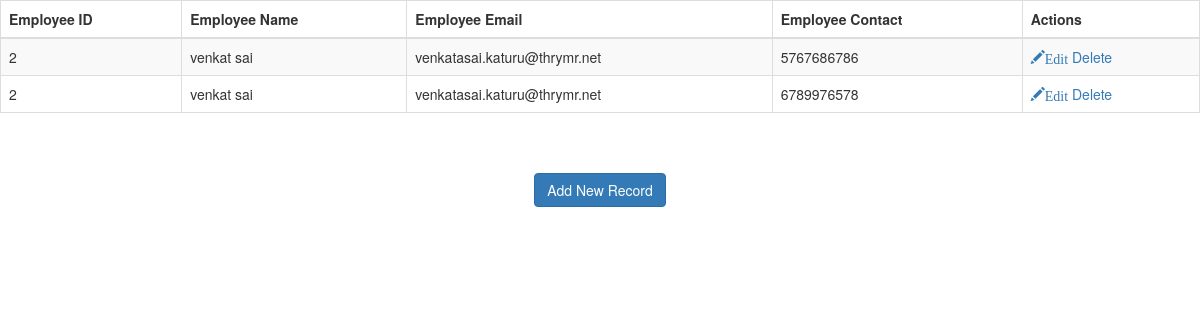
The page /show on the database as committed earlier.
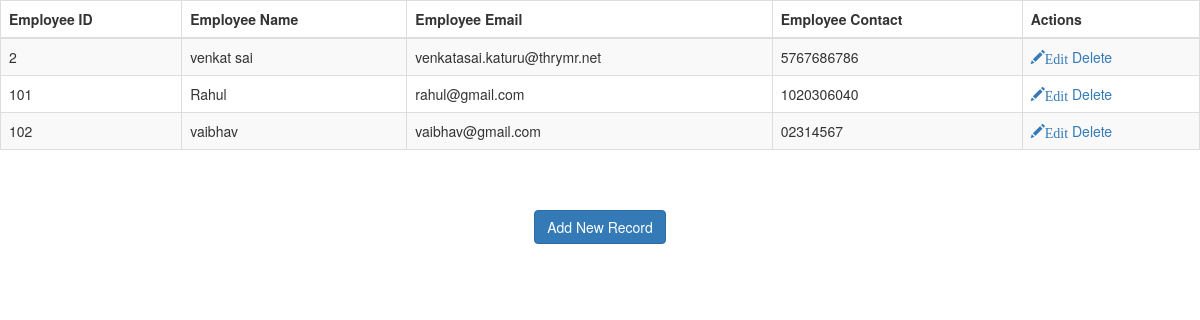
The same page on the database as committed later.
### employee/models.py (models this page shows)
class Employee(models.Model):
    eid = models.CharField(max_length=20)
    ename = models.CharField(max_length=100)
    email = models.EmailField()
    econtact = models.CharField(max_length=15)

### employee/views.py (the view)
# urls.py: path('show', views.show),
def show(request):
    employees = Employee.objects.all()
    return render(request,"show.html",{'employees':employees})

### employee/templates/show.html (shortened to what this page needs)
<!DOCTYPE html>
<html lang="en">
<head>
  <link rel="stylesheet" href="https://maxcdn.bootstrapcdn.com/bootstrap/3.4.1/css/bootstrap.min.css">
</head>
<body>
<table class="table table-striped table-bordered table-sm">
    <thead class="thead-dark">
    <tr>
        <th>Employee ID</th>
        <th>Employee Name</th>
        <th>Employee Email</th>
        <th>Employee Contact</th>
        <th>Actions</th>
    </tr>
    </thead>
    <tbody>
{% for employee in employees %}
    <tr>
        <td>{{ employee.eid }}</td>
        <td>{{ employee.ename }}</td>
        <td>{{ employee.email }}</td>
        <td>{{ employee.econtact }}</td>
        <td>
            <a href="/edit/{{ employee.id }}"><span class="glyphicon glyphicon-pencil" >Edit</span></a>
            <a href="/delete/{{ employee.id }}">Delete</a>
        </td>
    </tr>
{% endfor %}
    </tbody>
</table>
<br>
<br>
<center><a href="/emp" class="btn btn-primary">Add New Record</a></center>
</body>
</html>

Rows that differ between the two databases and show on the page:
removed Employee: eid "2", ename "venkat sai", email "venkatasai.katuru@thrymr.net", econtact "6789976578"
added Employee: eid "101", ename "Rahul", email "rahul@gmail.com", econtact "1020306040"
added Employee: eid "102", ename "vaibhav", email "vaibhav@gmail.com", econtact "02314567"
